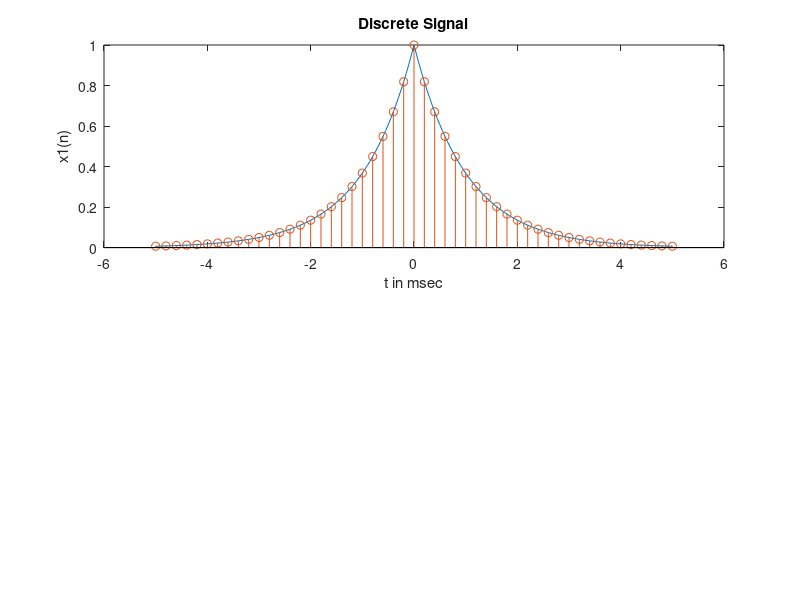

MATLAB code for this plot: (Note: this script raises an error after producing the figure.)
% Analog Signal
Dt = 0.00005; t = -0.005:Dt:0.005; xa = exp(-1000 * abs(t));
% Discrete-time Signal
Ts = 0.0002; n = -25:1:25; x = exp(-1000 * abs(n * Ts));
% Discrete-time Fourier transform
K = 500; k = 0:1:K; w = pi*k/K;
X = x * exp(-1j * n'*w); X = real(X);
w = [-fliplr(w), w(2:K+1)]; X = [fliplr(X), X(2:K+1)];
subplot(2, 1, 1); plot(t*1000, xa);
xlabel("t in msec"); ylabel("x1(n)")
title("Discrete Signal"); hold on
stem(n * Ts * 1000, x); gtext("Ts = 0.2 msec"); hold off
subplot(2, 1, 2); plot(w/pi, X);
xlabel("Frequency in pi units"); ylabel("X1(w)");
title("Discrete-time Fourier Transform")